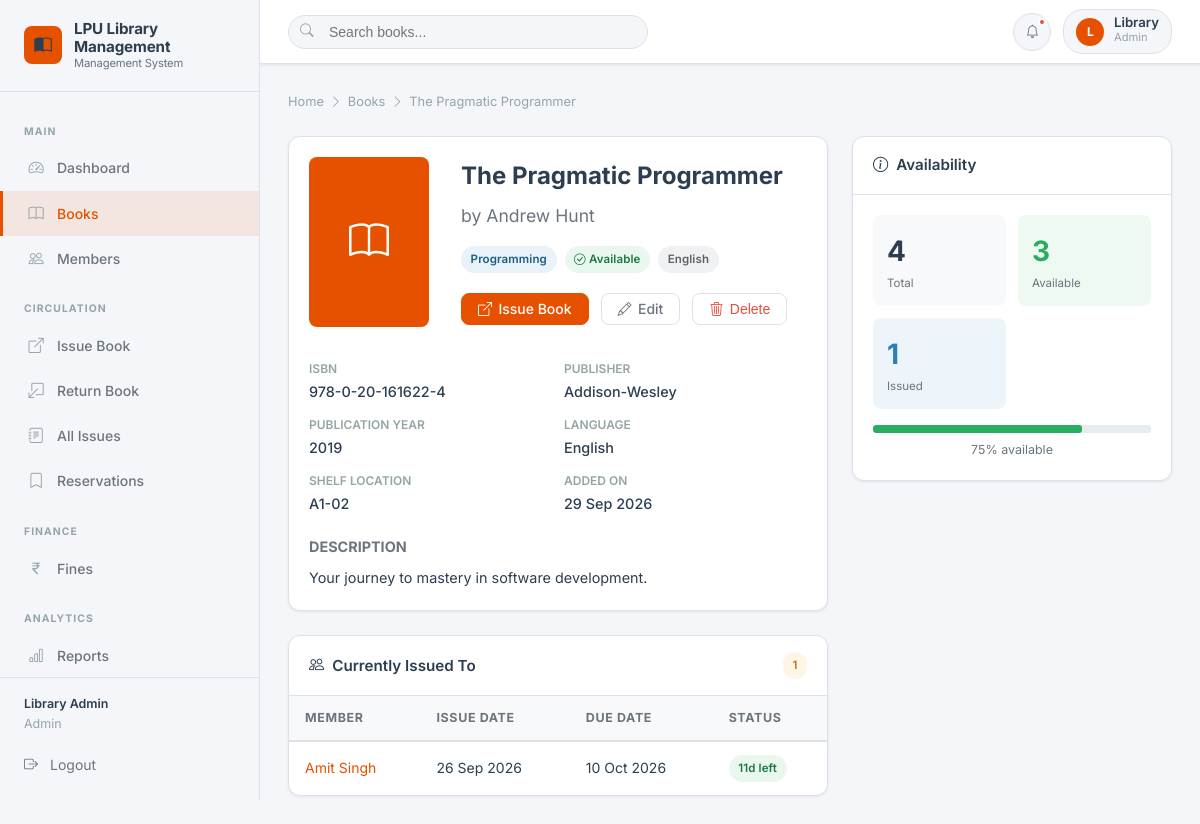
The page /books/2 (signed in) on the database its author committed.
### models/setting.py (models this page shows, shortened)
class Setting(db.Model):
    __tablename__ = 'settings'
    id = db.Column(db.Integer, primary_key=True)
    key = db.Column(db.String(100), unique=True, nullable=False)
    value = db.Column(db.String(500))
    description = db.Column(db.String(200))
    @staticmethod
    def get(key, default=None):
        setting = Setting.query.filter_by(key=key).first()
        return setting.value if setting else default

### models/user.py (models this page shows, shortened)
class User(db.Model):
    __tablename__ = 'users'
    id = db.Column(db.Integer, primary_key=True)
    name = db.Column(db.String(100), nullable=False)
    email = db.Column(db.String(120), unique=True, nullable=False, index=True)
    password_hash = db.Column(db.String(256), nullable=False)
    role = db.Column(db.String(20), nullable=False, default='member')  # 'admin' or 'member'
    created_at = db.Column(db.DateTime, default=datetime.utcnow)
    is_active = db.Column(db.Boolean, default=True)
    def is_admin(self):
        return self.role == 'admin'

### models/book.py (models this page shows, shortened)
class Book(db.Model):
    __tablename__ = 'books'
    id = db.Column(db.Integer, primary_key=True)
    isbn = db.Column(db.String(20), unique=True, nullable=False, index=True)
    title = db.Column(db.String(200), nullable=False, index=True)
    author = db.Column(db.String(150), nullable=False, index=True)
    category = db.Column(db.String(100), nullable=False)
    publisher = db.Column(db.String(150))
    publication_year = db.Column(db.Integer)
    language = db.Column(db.String(50), default='English')
    total_copies = db.Column(db.Integer, default=1)
    available_copies = db.Column(db.Integer, default=1)
    shelf_location = db.Column(db.String(50))
    description = db.Column(db.Text)
    cover_image = db.Column(db.String(255))
    created_at = db.Column(db.DateTime, default=datetime.utcnow)
    issues = db.relationship('Issue', backref='book', lazy='dynamic')
    reservations = db.relationship('Reservation', backref='book', lazy='dynamic')
    @property
    def issued_copies(self):
        return self.total_copies - self.available_copies
    @property
    def is_available(self):
        return self.available_copies > 0

### models/issue.py (models this page shows, shortened)
class Issue(db.Model):
    __tablename__ = 'issues'
    id = db.Column(db.Integer, primary_key=True)
    book_id = db.Column(db.Integer, db.ForeignKey('books.id'), nullable=False)
    member_id = db.Column(db.Integer, db.ForeignKey('members.id'), nullable=False)
    issued_by = db.Column(db.Integer, db.ForeignKey('users.id'), nullable=False)
    issue_date = db.Column(db.Date, nullable=False, default=date.today)
    due_date = db.Column(db.Date, nullable=False)
    return_date = db.Column(db.Date, nullable=True)
    status = db.Column(db.String(20), default='issued')  # issued, returned, overdue
    fine_amount = db.Column(db.Float, default=0.0)
    fines = db.relationship('Fine', backref='issue', lazy='dynamic')
    admin = db.relationship('User', foreign_keys=[issued_by], backref='issued_books')
    @property
    def is_overdue(self):
        if self.status == 'issued':
            return date.today() > self.due_date
        return False
    @property
    def days_remaining(self):
        if self.status == 'issued':
            delta = self.due_date - date.today()
            return delta.days
        return 0

### models/member.py (models this page shows, shortened)
class Member(db.Model):
    __tablename__ = 'members'
    id = db.Column(db.Integer, primary_key=True)
    member_id = db.Column(db.String(20), unique=True, nullable=False, index=True)
    user_id = db.Column(db.Integer, db.ForeignKey('users.id'), nullable=True)
    name = db.Column(db.String(100), nullable=False)
    email = db.Column(db.String(120), unique=True, nullable=False, index=True)
    phone = db.Column(db.String(20))
    department = db.Column(db.String(100))
    course = db.Column(db.String(100))
    semester = db.Column(db.String(20))
    address = db.Column(db.Text)
    registration_date = db.Column(db.DateTime, default=datetime.utcnow)
    status = db.Column(db.String(20), default='active')  # active, inactive, suspended
    issues = db.relationship('Issue', backref='member', lazy='dynamic', foreign_keys='Issue.member_id')
    reservations = db.relationship('Reservation', backref='member', lazy='dynamic')
    fines = db.relationship('Fine', backref='member', lazy='dynamic')
    user = db.relationship('User', backref='member_profile', foreign_keys=[user_id])

### routes/books.py (the view)
@books_bp.route('/<int:id>')
@login_required
def view(id):
    book = Book.query.get_or_404(id)
    active_issues = Issue.query.filter_by(book_id=id, status='issued').all()
    return render_template('books/view.html', book=book, active_issues=active_issues)

### routes/auth.py (called while the page is built)
def login_required(f):
    @wraps(f)
    def decorated_function(*args, **kwargs):
        if 'user_id' not in session:
            flash('Please log in to access this page.', 'warning')
            return redirect(url_for('auth.login', next=request.url))
        if request.endpoint != 'auth.onboarding' and session.get('user_role') == 'member':
            user_id = session.get('user_id')
            member = Member.query.filter_by(user_id=user_id).first()
            if member and not member.department:
                flash('Please complete your profile details to continue.', 'info')
                return redirect(url_for('auth.onboarding'))
        return f(*args, **kwargs)
    return decorated_function

### templates/books/view.html (shortened to what this page needs)
{% extends 'base.html' %}
{% block content %}
<div class="page-header">
  <div class="breadcrumb">
    <a href="{{ url_for('dashboard.index') }}">Home</a> <i class="bi bi-chevron-right"></i>
    <a href="{{ url_for('books.index') }}">Books</a> <i class="bi bi-chevron-right"></i> {{ book.title | truncate(30) }}
  </div>
</div>
<div class="layout-content-sidebar">
  <div>
    <div class="card">
      <div class="card-body">
        <div class="book-detail-header">
          {% if book.cover_image %}
          <img src="{{ book.cover_image }}" alt="{{ book.title }}" class="book-cover-lg" style="width:120px;height:170px;object-fit:cover;border-radius:8px;">
          {% else %}
          <div class="book-cover-lg"><i class="bi bi-book"></i></div>
          {% endif %}
          <div style="flex:1;">
            <h1 style="font-size:1.5rem; font-weight:700; margin-bottom:0.4rem;">{{ book.title }}</h1>
            <p style="font-size:1.1rem; color:#6c757d; margin-bottom:1rem;">by {{ book.author }}</p>
            <div style="display:flex; gap:0.5rem; flex-wrap:wrap; margin-bottom:1.25rem;">
              <span class="badge badge-info">{{ book.category }}</span>
              {% if book.is_available %}
                <span class="badge badge-success"><i class="bi bi-check-circle"></i> Available</span>
              {% else %}
                <span class="badge badge-danger"><i class="bi bi-x-circle"></i> Not Available</span>
              {% endif %}
              {% if book.language %}
                <span class="badge badge-secondary">{{ book.language }}</span>
              {% endif %}
            </div>
            <div style="display:flex; gap:0.75rem;">
              {% if current_user and current_user.is_admin() %}
              <a href="{{ url_for('issues.issue_book') }}?book_id={{ book.id }}" class="btn btn-primary {% if not book.is_available %}" disabled title="No copies available{% endif %}">
                <i class="bi bi-box-arrow-up-right"></i> Issue Book
              </a>
              <a href="{{ url_for('books.edit', id=book.id) }}" class="btn btn-outline-secondary">
                <i class="bi bi-pencil"></i> Edit
              </a>
              <button class="btn btn-outline-secondary" style="color:#e74c3c;"
                data-delete-url="{{ url_for('books.delete', id=book.id) }}"
                data-item-name="{{ book.title }}">
                <i class="bi bi-trash3"></i> Delete
              </button>
              {% endif %}
            </div>
          </div>
        </div>
        <div class="book-meta-grid">
          <div class="book-meta-item">
            <label>ISBN</label>
            <span>{{ book.isbn }}</span>
          </div>
          <div class="book-meta-item">
            <label>Publisher</label>
            <span>{{ book.publisher or 'Not specified' }}</span>
          </div>
          <div class="book-meta-item">
            <label>Publication Year</label>
            <span>{{ book.publication_year or 'Not specified' }}</span>
          </div>
          <div class="book-meta-item">
            <label>Language</label>
            <span>{{ book.language or 'English' }}</span>
          </div>
          <div class="book-meta-item">
            <label>Shelf Location</label>
            <span>{{ book.shelf_location or 'Not assigned' }}</span>
          </div>
          <div class="book-meta-item">
            <label>Added On</label>
            <span>{{ book.created_at.strftime('%d %b %Y') }}</span>
          </div>
        </div>
        {% if book.description %}
        <div style="margin-top:1.25rem;">
          <h4 style="font-size:0.9rem; font-weight:700; margin-bottom:0.5rem; color:#6c757d; text-transform:uppercase;">Description</h4>
          <p style="color:#2c3e50; line-height:1.7;">{{ book.description }}</p>
        </div>
        {% endif %}
      </div>
    </div>
    {% if current_user and current_user.is_admin() and active_issues %}
    <div class="card" style="margin-top:1.5rem;">
      <div class="card-header">
        <span class="card-title"><i class="bi bi-people"></i> Currently Issued To</span>
        <span class="badge badge-warning">{{ active_issues | length }}</span>
      </div>
      <div class="card-body" style="padding:0;">
        <table class="data-table">
          <thead>
            <tr><th>Member</th><th>Issue Date</th><th>Due Date</th><th>Status</th></tr>
          </thead>
          <tbody>
            {% for issue in active_issues %}
            <tr>
              <td><a href="{{ url_for('members.view', id=issue.member_id) }}">{{ issue.member.name }}</a></td>
              <td>{{ issue.issue_date.strftime('%d %b %Y') }}</td>
              <td>{{ issue.due_date.strftime('%d %b %Y') }}</td>
              <td>
                {% if issue.is_overdue %}
                  <span class="badge badge-danger">Overdue {{ issue.overdue_days }}d</span>
                {% else %}
                  <span class="badge badge-success">{{ issue.days_remaining }}d left</span>
                {% endif %}
              </td>
            </tr>
            {% endfor %}
          </tbody>
        </table>
      </div>
    </div>
    {% endif %}
  </div>
  <div>
    <div class="card">
      <div class="card-header">
        <span class="card-title"><i class="bi bi-info-circle"></i> Availability</span>
      </div>
      <div class="card-body">
        <div class="book-meta-grid" style="margin-bottom:1rem;">
          <div style="background:#f8f9fa; padding:0.875rem; border-radius:8px;">
            <div style="font-size:1.75rem; font-weight:700;">{{ book.total_copies }}</div>
            <div style="font-size:0.72rem; color:#6c757d;">Total</div>
          </div>
          <div style="background:rgba(39,174,96,0.08); padding:0.875rem; border-radius:8px;">
            <div style="font-size:1.75rem; font-weight:700; color:#27ae60;">{{ book.available_copies }}</div>
            <div style="font-size:0.72rem; color:#6c757d;">Available</div>
          </div>
          <div style="background:rgba(41,128,185,0.08); padding:0.875rem; border-radius:8px;">
            <div style="font-size:1.75rem; font-weight:700; color:#2980b9;">{{ book.issued_copies }}</div>
            <div style="font-size:0.72rem; color:#6c757d;">Issued</div>
          </div>
        </div>
        <div class="availability-bar" style="height:8px;">
          {% set pct = (book.available_copies / book.total_copies * 100) if book.total_copies > 0 else 0 %}
          <div class="availability-fill {% if pct == 0 %}none{% elif pct < 30 %}low{% endif %}" style="width:{{ pct }}%;"></div>
        </div>
        <div style="font-size:0.78rem; color:#6c757d; margin-top:0.4rem; text-align:center;">{{ '%.0f'|format(pct) }}% available</div>
      </div>
    </div>
  </div>
</div>
{% endblock %}

### templates/base.html (shortened to what this page needs)
<!DOCTYPE html>
<html lang="en">
<head>
  <link rel="stylesheet" href="https://cdn.jsdelivr.net/npm/bootstrap-icons@1.11.3/font/bootstrap-icons.min.css">
  <link rel="stylesheet" href="{{ url_for('static', filename='css/style.css') }}">
</head>
<body>
<div class="lms-wrapper">
  <aside class="sidebar" id="sidebar">
    <div class="sidebar-brand">
      <div class="brand-icon"><i class="bi bi-book-half"></i></div>
      <div class="brand-text">
        {{ library_name }}
        <small>Management System</small>
      </div>
    </div>
    <nav class="sidebar-nav">
      {% if current_user and current_user.is_admin() %}
      <div class="nav-section-label">Main</div>
      <a href="{{ url_for('dashboard.index') }}" class="sidebar-link {% if request.endpoint == 'dashboard.index' %}active{% endif %}">
        <i class="bi bi-speedometer2"></i> Dashboard
      </a>
      <a href="{{ url_for('books.index') }}" class="sidebar-link {% if request.blueprint == 'books' %}active{% endif %}">
        <i class="bi bi-book"></i> Books
      </a>
      <a href="{{ url_for('members.index') }}" class="sidebar-link {% if request.blueprint == 'members' %}active{% endif %}">
        <i class="bi bi-people"></i> Members
      </a>
      <div class="nav-section-label">Circulation</div>
      <a href="{{ url_for('issues.issue_book') }}" class="sidebar-link {% if request.endpoint == 'issues.issue_book' %}active{% endif %}">
        <i class="bi bi-box-arrow-up-right"></i> Issue Book
      </a>
      <a href="{{ url_for('issues.return_book') }}" class="sidebar-link {% if request.endpoint == 'issues.return_book' %}active{% endif %}">
        <i class="bi bi-box-arrow-down-left"></i> Return Book
      </a>
      <a href="{{ url_for('issues.index') }}" class="sidebar-link {% if request.endpoint == 'issues.index' %}active{% endif %}">
        <i class="bi bi-journal-text"></i> All Issues
      </a>
      <a href="{{ url_for('reservations.index') }}" class="sidebar-link {% if request.blueprint == 'reservations' %}active{% endif %}">
        <i class="bi bi-bookmark"></i> Reservations
      </a>
      <div class="nav-section-label">Finance</div>
      <a href="{{ url_for('fines.index') }}" class="sidebar-link {% if request.blueprint == 'fines' %}active{% endif %}">
        <i class="bi bi-currency-rupee"></i> Fines
        {% set pending_count = namespace(val=0) %}
      </a>
      <div class="nav-section-label">Analytics</div>
      <a href="{{ url_for('reports.index') }}" class="sidebar-link {% if request.blueprint == 'reports' %}active{% endif %}">
        <i class="bi bi-bar-chart"></i> Reports
      </a>
      {% endif %}
    </nav>
    <div class="sidebar-footer">
      {% if current_user %}
      <div style="font-size:0.78rem; color:var(--text-muted); margin-bottom:0.75rem;">
        <div style="font-weight:600; color:var(--text-primary);">{{ current_user.name }}</div>
        <div>{{ current_user.role | capitalize }}</div>
      </div>
      {% endif %}
      <a href="{{ url_for('auth.logout') }}" class="logout-btn">
        <i class="bi bi-box-arrow-right"></i> Logout
      </a>
    </div>
  </aside>
  <div class="main-content">
    <header class="topbar">
      <div class="topbar-left">
        <div class="topbar-search">
          <i class="bi bi-search search-icon"></i>
          <input type="text" id="topbarSearch" placeholder="Search books..." autocomplete="off">
        </div>
      </div>
      <div class="topbar-right">
        <div style="position:relative;">
          <button class="topbar-btn" id="notifBtn" title="Notifications">
            <i class="bi bi-bell"></i>
            {% if notifications %}
            <span class="notification-dot"></span>
            {% endif %}
          </button>
        </div>
        {% if current_user %}
        <div class="user-menu">
          <div class="user-avatar">{{ current_user.name[0] | upper }}</div>
          <div class="user-info">
            <div class="user-name">{{ current_user.name.split()[0] }}</div>
            <div class="user-role">{{ current_user.role | capitalize }}</div>
          </div>
        </div>
        {% endif %}
      </div>
    </header>
    <main class="page-content">
      {% block content %}{% endblock %}
    </main>
  </div>
</div>
</body>
</html>

### rows shown on the page
Setting: value "LPU Library Management"
User: name "Library Admin", role "Admin", name "L", name "Library"
Book: title "The Pragmatic Programmer", author "Andrew Hunt", category "Programming", language "English", isbn "978-0-20-161622-4", publisher "Addison-Wesley", publication_year "2019", shelf_location "A1-02", created_at "29 Sep 2026", description "Your journey to mastery in software development.", total_copies "4", available_copies "3", issued_copies "1"
Issue: member.name "Amit Singh", issue_date "26 Sep 2026", due_date "10 Oct 2026", days_remaining "11"

### other values the page prints
{{ active_issues | length }} "1"
{{ '%.0f'|format(pct) }} "75"
